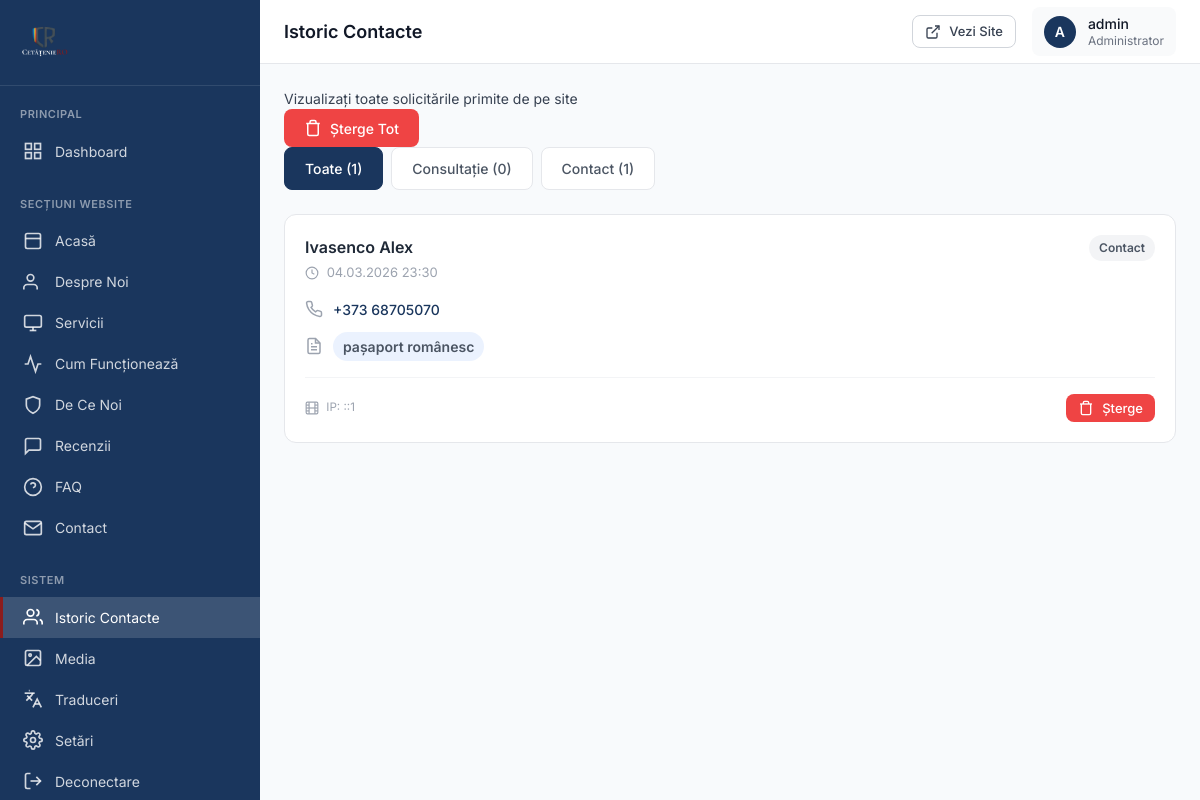
The app's page /admin/sections/contacts.php (signed in) with its own data.
### tables this page shows
CREATE TABLE `contacts_history` (
  `id` int(11) NOT NULL,
  `name` varchar(255) NOT NULL,
  `phone` varchar(50) NOT NULL,
  `service` varchar(255) DEFAULT NULL,
  `source` varchar(50) NOT NULL,
  `ip_address` varchar(45) DEFAULT NULL,
  `user_agent` text DEFAULT NULL,
  `created_at` datetime DEFAULT current_timestamp()
);

### admin/sections/contacts.php (the view, shortened to what this page needs)
<?php
require_once '../../config.php';
$perPage = 20;
$page = max(1, (int)($_GET['page'] ?? 1));
$offset = ($page - 1) * $perPage;
$sourceFilter = $_GET['source'] ?? 'all';
$whereClause = '';
$params = [];
$totalCount = $pdo->prepare("SELECT COUNT(*) FROM contacts_history $whereClause");
$totalCount->execute($params);
$total = $totalCount->fetchColumn();
$consultationCount = $pdo->query("SELECT COUNT(*) FROM contacts_history WHERE source = 'consultation_form'")->fetchColumn();
$contactCount = $pdo->query("SELECT COUNT(*) FROM contacts_history WHERE source = 'contact_form'")->fetchColumn();
$sql = "SELECT * FROM contacts_history $whereClause ORDER BY created_at DESC LIMIT $perPage OFFSET $offset";
$stmt = $pdo->prepare($sql);
$stmt->execute($params);
$contacts = $stmt->fetchAll(PDO::FETCH_ASSOC);
include '../includes/header.php';
?>
<div class="section-header">
    <div class="section-header-content">
        <p>Vizualizați toate solicitările primite de pe site</p>
    </div>
    <?php if ($total > 0): ?>
    <form method="POST" style="display: inline;" onsubmit="return confirm('Sigur doriți să ștergeți toate contactele?');">
        <button type="submit" class="btn btn-danger">
            <svg viewBox="0 0 24 24" fill="none" stroke="currentColor" stroke-width="2" width="16" height="16"><polyline points="3 6 5 6 21 6"/><path d="M19 6v14a2 2 0 0 1-2 2H7a2 2 0 0 1-2-2V6m3 0V4a2 2 0 0 1 2-2h4a2 2 0 0 1 2 2v2"/></svg>
            Șterge Tot
        </button>
    </form>
    <?php endif; ?>
</div>
<div class="tabs-container" style="margin-bottom: 1.5rem;">
    <a href="?source=all" class="tab-btn <?php echo $sourceFilter === 'all' ? 'active' : ''; ?>">
        Toate (<?php echo $total; ?>)
    </a>
    <a href="?source=consultation_form" class="tab-btn <?php echo $sourceFilter === 'consultation_form' ? 'active' : ''; ?>">
        Consultație (<?php echo $consultationCount; ?>)
    </a>
    <a href="?source=contact_form" class="tab-btn <?php echo $sourceFilter === 'contact_form' ? 'active' : ''; ?>">
        Contact (<?php echo $contactCount; ?>)
    </a>
</div>
<?php if (empty($contacts)): ?>
<div class="empty-state">
    <svg viewBox="0 0 24 24" fill="none" stroke="currentColor" stroke-width="1.5" width="64" height="64" style="margin: 0 auto 1rem; display: block; opacity: 0.5;">
        <path d="M17 21v-2a4 4 0 0 0-4-4H5a4 4 0 0 0-4 4v2"/>
        <circle cx="9" cy="7" r="4"/>
        <path d="M23 21v-2a4 4 0 0 0-3-3.87"/>
        <path d="M16 3.13a4 4 0 0 1 0 7.75"/>
    </svg>
    <h3>Niciun contact</h3>
    <p>Nu există contacte înregistrate<?php echo $sourceFilter !== 'all' ? ' pentru acest filtru' : ''; ?>.</p>
</div>
<?php else: ?>
<div class="contacts-grid">
    <?php foreach ($contacts as $contact): ?>
    <div class="contact-card">
        <div class="contact-card-header">
            <div>
                <div class="contact-card-name"><?php echo htmlspecialchars($contact['name']); ?></div>
                <div class="contact-card-date">
                    <svg viewBox="0 0 24 24" fill="none" stroke="currentColor" stroke-width="2" width="14" height="14" style="display: inline; vertical-align: middle; margin-right: 4px;">
                        <circle cx="12" cy="12" r="10"/>
                        <polyline points="12 6 12 12 16 14"/>
                    </svg>
                    <?php echo date('d.m.Y H:i', strtotime($contact['created_at'])); ?>
                </div>
            </div>
            <div style="display: flex; gap: 8px; align-items: center;">
                <?php
                $sourceLabel = $contact['source'] === 'consultation_form' ? 'Consultație' : 'Contact';
                $sourceClass = $contact['source'] === 'consultation_form' ? 'badge-primary' : 'badge-secondary';
                ?>
                <span class="badge <?php echo $sourceClass; ?>"><?php echo $sourceLabel; ?></span>
            </div>
        </div>
        <div class="contact-card-body">
            <div class="contact-card-row">
                <a href="tel:<?php echo preg_replace('/[^+0-9]/', '', $contact['phone']); ?>" style="color: var(--admin-primary); font-weight: 500;">
                    <?php echo htmlspecialchars($contact['phone']); ?>
                </a>
            </div>
            <?php if (!empty($contact['service'])): ?>
            <div class="contact-card-row">
                <svg viewBox="0 0 24 24" fill="none" stroke="currentColor" stroke-width="2">
                    <path d="M14 2H6a2 2 0 0 0-2 2v16a2 2 0 0 0 2 2h12a2 2 0 0 0 2-2V8z"/>
                    <polyline points="14 2 14 8 20 8"/>
                    <line x1="16" y1="13" x2="8" y2="13"/>
                    <line x1="16" y1="17" x2="8" y2="17"/>
                    <polyline points="10 9 9 9 8 9"/>
                </svg>
                <span class="badge badge-info"><?php echo htmlspecialchars($contact['service']); ?></span>
            </div>
            <?php endif; ?>
        </div>
        <div class="contact-card-footer">
            <small class="text-muted">
                IP: <?php echo htmlspecialchars($contact['ip_address'] ?? '-'); ?>
            </small>
            <form method="POST" style="display: inline;" onsubmit="return confirm('Sigur doriți să ștergeți acest contact?');">
                <button type="submit" class="btn btn-sm btn-danger" title="Șterge">
                    <svg viewBox="0 0 24 24" fill="none" stroke="currentColor" stroke-width="2" width="14" height="14">
                        <polyline points="3 6 5 6 21 6"/>
                        <path d="M19 6v14a2 2 0 0 1-2 2H7a2 2 0 0 1-2-2V6m3 0V4a2 2 0 0 1 2-2h4a2 2 0 0 1 2 2v2"/>
                    </svg>
                    Șterge
                </button>
            </form>
        </div>
    </div>
    <?php endforeach; ?>
</div>
<?php endif; ?>
<?php include '../includes/footer.php'; ?>

### admin/assets/css/admin.css (style rules this page uses)
:root { --admin-primary: #1a365d; --admin-primary-dark: #0f2341; --admin-primary-light: #2c5282; --admin-accent: #8b1c1c; --admin-accent-light: #a52a2a; --admin-success: #10b981; --admin-warning: #f59e0b; --admin-error: #ef4444; --admin-info: #3b82f6; --admin-bg: #f8fafc; --admin-white: #ffffff; --admin-gray-50: #f9fafb; --admin-gray-100: #f3f4f6; --admin-gray-200: #e5e7eb; --admin-gray-300: #d1d5db; --admin-gray-400: #9ca3af; --admin-gray-500: #6b7280; --admin-gray-600: #4b5563; --admin-gray-700: #374151; --admin-gray-800: #1f2937; --admin-gray-900: #111827; --admin-sidebar-width: 260px; --admin-header-height: 64px; --admin-radius: 8px; --admin-radius-lg: 12px; --admin-shadow: 0 1px 3px rgba(0,0,0,0.1); --admin-shadow-lg: 0 10px 25px rgba(0,0,0,0.1); --admin-font: 'Inter', -apple-system, BlinkMacSystemFont, sans-serif; }
* { box-sizing: border-box; margin: 0; padding: 0; }
body { font-family: var(--admin-font); font-size: 14px; line-height: 1.5; color: var(--admin-gray-700); background-color: var(--admin-bg); }
a { color: var(--admin-primary); text-decoration: none; }
.btn { display: inline-flex; align-items: center; justify-content: center; gap: 8px; padding: 10px 20px; border: none; border-radius: var(--admin-radius); font-size: 14px; font-weight: 500; font-family: inherit; cursor: pointer; transition: all 0.2s; }
.btn svg { width: 18px; height: 18px; }
.btn-danger { background: var(--admin-error); color: var(--admin-white); }
.btn-sm { padding: 6px 12px; font-size: 13px; }
.btn-sm svg { width: 16px; height: 16px; }
.tabs-container { display: flex; gap: 8px; flex-wrap: wrap; margin-bottom: 24px; }
.tab-btn { display: inline-flex; align-items: center; padding: 10px 20px; background: var(--admin-white); border: 1px solid var(--admin-gray-200); border-radius: var(--admin-radius); color: var(--admin-gray-600); font-weight: 500; font-size: 14px; text-decoration: none; transition: all 0.2s; }
.tab-btn.active { background: var(--admin-primary); border-color: var(--admin-primary); color: var(--admin-white); }
.badge { display: inline-flex; align-items: center; padding: 4px 10px; border-radius: 20px; font-size: 12px; font-weight: 600; white-space: nowrap; }
.badge-secondary { background: var(--admin-gray-100); color: var(--admin-gray-600); }
.badge-info { background: rgba(59, 130, 246, 0.1); color: var(--admin-info); }
.text-muted { color: var(--admin-gray-400); }
.contacts-grid { display: grid; gap: 16px; }
.contact-card { background: var(--admin-white); border-radius: var(--admin-radius-lg); border: 1px solid var(--admin-gray-200); padding: 20px; transition: all 0.2s; }
.contact-card-header { display: flex; justify-content: space-between; align-items: flex-start; margin-bottom: 16px; }
.contact-card-name { font-weight: 600; font-size: 16px; color: var(--admin-gray-800); margin-bottom: 4px; }
.contact-card-date { font-size: 13px; color: var(--admin-gray-400); }
.contact-card-body { display: grid; gap: 12px; }
.contact-card-row { display: flex; align-items: center; gap: 10px; }
.contact-card-row svg { width: 18px; height: 18px; color: var(--admin-gray-400); flex-shrink: 0; }
.contact-card-row span { color: var(--admin-gray-600); font-size: 14px; }
.contact-card-footer { display: flex; justify-content: space-between; align-items: center; margin-top: 16px; padding-top: 16px; border-top: 1px solid var(--admin-gray-100); }

### records on screen
contacts_history: name "Ivasenco Alex", created_at "04.03.2026 23:30", source "Contact", phone "+373 68705070", service "pașaport românesc", ip_address "::1"

### other values on screen
$pageTitle "Istoric Contacte"
substr($_SESSION['admin_user'] ?? 'A', 0, 1) "A"
$_SESSION['admin_user'] "admin"
$total "1"
$consultationCount "0"
$contactCount "1"
